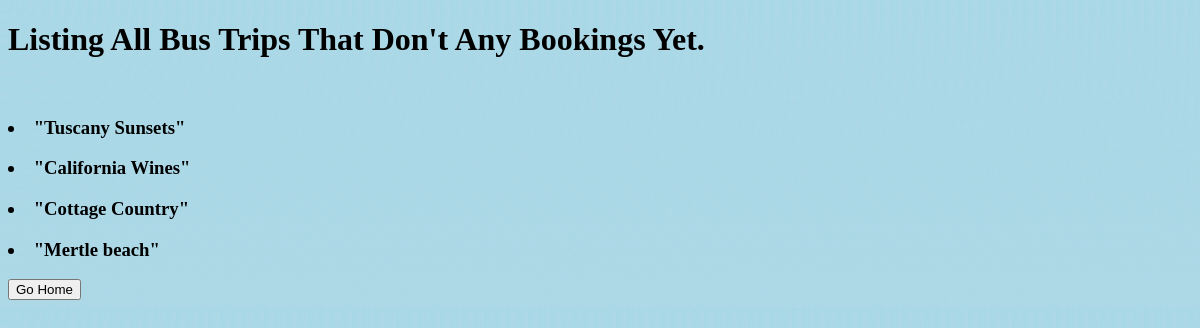
The app's page /3319asn3/getTripsNoBookings.php with its own data.
### tables this page shows
CREATE TABLE bus_trip (trip_id INT NOT NULL, trip_name VARCHAR(50) NOT NULL, start_date DATE NOT NULL, end_date DATE NOT NULL, country_visited VARCHAR(30) NOT NULL, license_plate_num CHAR(7) NOT NULL, PRIMARY KEY(trip_id), FOREIGN KEY (license_plate_num) REFERENCES bus(license_plate_num));

### 3319asn3/getTripsNoBookings.php (the view, shortened to what this page needs)
<!DOCTYPE html>
<html>
<head>
    <link rel="stylesheet" type="text/css" href="style.css">
</head>
<body>
	<?php
	include "connectdb.php";
	?>
	<h1>Listing All Bus Trips That Don't Any Bookings Yet.</h1><br>
	<?php
	$query = "SELECT trip_name FROM bus_trip WHERE trip_id NOT iN (SELECT trip_id FROM books)";
	$result = mysqli_query($connection, $query);
	while ($row = mysqli_fetch_assoc($result)) {
		echo "<h3><li>" . $row[trip_name] . "</li></h3>";
	}
	?>
	<form action="index.php" method="post">
		<input type="submit" value="Go Home">
	</form>
</body>
</html>

### 3319asn3/style.css (style rules this page uses)
body { background-color: lightblue; background-image: repeating-radial-gradient( circle at 0 0, transparent 0, lightblue 11px ), repeating-linear-gradient( #8ad7ec2a, lightblue ); }

### records on screen
bus_trip: trip_name "\"Tuscany Sunsets\""
bus_trip: trip_name "\"California Wines\""
bus_trip: trip_name "\"Cottage Country\""
bus_trip: trip_name "\"Mertle beach\""
